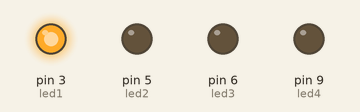
The sketch below on a simulated Arduino Uno, built with avr-gcc and run on an emulated ATmega328P. Shown: output pins drawn as LEDs (lit = HIGH).

Above: at 0.05 s.
At 0.8 s:
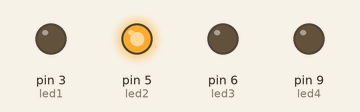
At 1.65 s:
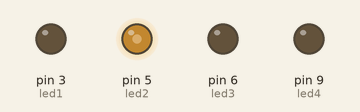
At 3.25 s:
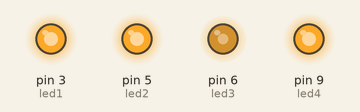
At 4.85 s:
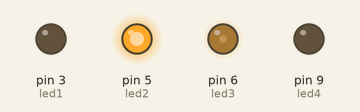
At 6.45 s:
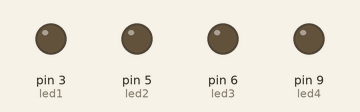
Timing chart, 0 to 8.4 s (numbered marks = the images above):
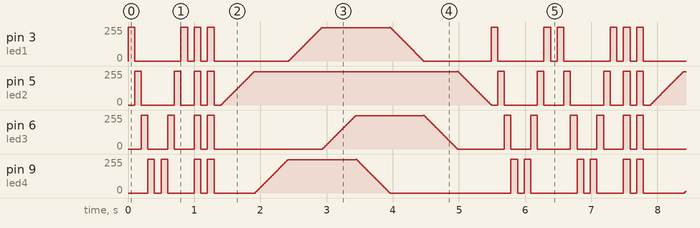

Measured:
- by itself, pin 3 (led1), pin 5 (led2), pin 6 (led3), pin 9 (led4): moves between 0/255 and 255/255, repeating every 6.5 s

The sketch:

lightShow.ino
```cpp
int led1 = 3;
int led2 = 5;
int led3 = 6;
int led4 = 9;

void setup()
{
  //initialize the led pins as an outputs
  pinMode(led1, OUTPUT);
  pinMode(led2, OUTPUT);
  pinMode(led3, OUTPUT);
  pinMode(led4, OUTPUT);
}

void loop()
{
  blinkAll(led1, led2, led3, led4);
  delay(100);
  blinkAll(led4, led3, led2, led1);
  delay(100);

  allOn(led1, led2, led3, led4);
  delay(100);
  allOff(led1, led2, led3, led4);
  delay(100);
  allOn(led1, led2, led3, led4);
  delay(100);
  allOff(led1, led2, led3, led4);
  delay(100);

  fadeInAll(led2, led4, led1, led3);
  fadeOutAll(led4, led1, led3, led2);

  blinkAll(led1, led2, led3, led4);
  delay(100);
  blinkAll(led4, led3, led2, led1);
  delay(100);
}

void blink(int led)
{
  digitalWrite(led, HIGH);
  delay(100);
  digitalWrite(led, LOW);
}

void blinkAll(int led1, int led2, int led3, int led4)
{
  blink(led1);
  blink(led2);
  blink(led3);
  blink(led4);
}

void allOn(int led1, int led2, int led3, int led4)
{
  digitalWrite(led1, HIGH);
  digitalWrite(led2, HIGH);
  digitalWrite(led3, HIGH);
  digitalWrite(led4, HIGH);
}

void allOff(int led1, int led2, int led3, int led4)
{
  digitalWrite(led1, LOW);
  digitalWrite(led2, LOW);
  digitalWrite(led3, LOW);
  digitalWrite(led4, LOW);
}

void fadeIn(int led)
{
  int brightness = 0;
  int fadeAmount = 5;

  while(brightness != 255)
  {
    // set the brightness of pin 9:
    analogWrite(led, brightness);

    // change the brightness for next time through the loop:
    brightness = brightness + fadeAmount;

    // wait for 10 milliseconds
    delay(10);
  }
}

void fadeOut(int led)
{
  int brightness = 255;
  int fadeAmount = 5;

  while(brightness != 0)
  {
    analogWrite(led, brightness);

    brightness = brightness - fadeAmount;

    delay(10);
  }
}

void fadeInAll(int led1, int led2, int led3, int led4)
{
  fadeIn(led1);
  fadeIn(led2);
  fadeIn(led3);
  fadeIn(led4);
}

void fadeOutAll(int led1, int led2, int led3, int led4)
{
  fadeOut(led1);
  digitalWrite(led1, LOW);
  fadeOut(led2);
  digitalWrite(led2, LOW);
  fadeOut(led3);
  digitalWrite(led3, LOW);
  fadeOut(led4);
  digitalWrite(led4, LOW);
}
```
